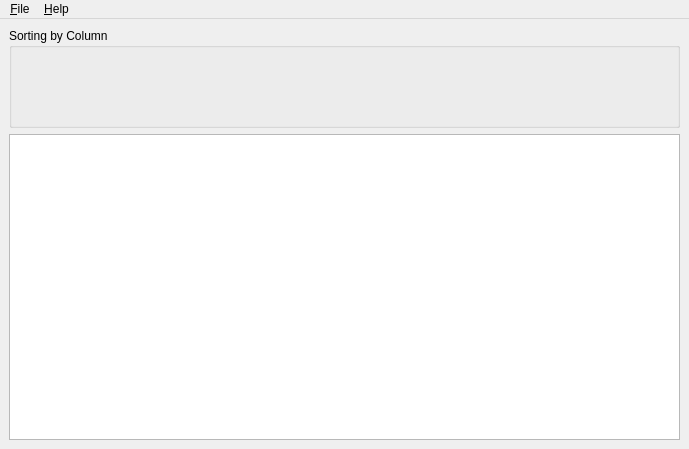
<?xml version="1.0" encoding="UTF-8"?>
<ui version="4.0">
 <class>MainWindow</class>
 <widget class="QMainWindow" name="MainWindow">
  <property name="geometry">
   <rect>
    <x>0</x>
    <y>0</y>
    <width>689</width>
    <height>449</height>
   </rect>
  </property>
  <property name="windowTitle">
   <string>Sorted Customer Table</string>
  </property>
  <widget class="QWidget" name="centralwidget">
   <layout class="QVBoxLayout" name="verticalLayout">
    <item>
     <widget class="QGroupBox" name="groupBox">
      <property name="minimumSize">
       <size>
        <width>0</width>
        <height>100</height>
       </size>
      </property>
      <property name="title">
       <string>Sorting by Column</string>
      </property>
      <property name="flat">
       <bool>false</bool>
      </property>
      <layout class="QVBoxLayout" name="verticalLayout_3">
       <item>
        <layout class="QFormLayout" name="formLayout_2"/>
       </item>
      </layout>
     </widget>
    </item>
    <item>
     <widget class="QTableView" name="customerTableView"/>
    </item>
   </layout>
  </widget>
  <widget class="QMenuBar" name="menubar">
   <property name="geometry">
    <rect>
     <x>0</x>
     <y>0</y>
     <width>689</width>
     <height>22</height>
    </rect>
   </property>
   <widget class="QMenu" name="fileMenu">
    <property name="title">
     <string>&amp;File</string>
    </property>
    <addaction name="separator"/>
    <addaction name="quitAction"/>
   </widget>
   <widget class="QMenu" name="helpMenu">
    <property name="title">
     <string>&amp;Help</string>
    </property>
    <addaction name="aboutAction"/>
   </widget>
   <addaction name="fileMenu"/>
   <addaction name="helpMenu"/>
  </widget>
  <action name="aboutAction">
   <property name="enabled">
    <bool>true</bool>
   </property>
   <property name="text">
    <string>&amp;About ...</string>
   </property>
   <property name="menuRole">
    <enum>QAction::AboutRole</enum>
   </property>
  </action>
  <action name="quitAction">
   <property name="enabled">
    <bool>true</bool>
   </property>
   <property name="text">
    <string>&amp;Quit</string>
   </property>
   <property name="menuRole">
    <enum>QAction::QuitRole</enum>
   </property>
  </action>
 </widget>
 <resources/>
 <connections>
  <connection>
   <sender>quitAction</sender>
   <signal>triggered()</signal>
   <receiver>MainWindow</receiver>
   <slot>close()</slot>
   <hints>
    <hint type="sourcelabel">
     <x>-1</x>
     <y>-1</y>
    </hint>
    <hint type="destinationlabel">
     <x>20</x>
     <y>20</y>
    </hint>
   </hints>
  </connection>
  <connection>
   <sender>aboutAction</sender>
   <signal>triggered()</signal>
   <receiver>MainWindow</receiver>
   <slot>on_about()</slot>
   <hints>
    <hint type="sourcelabel">
     <x>-1</x>
     <y>-1</y>
    </hint>
    <hint type="destinationlabel">
     <x>20</x>
     <y>20</y>
    </hint>
   </hints>
  </connection>
 </connections>
</ui>
